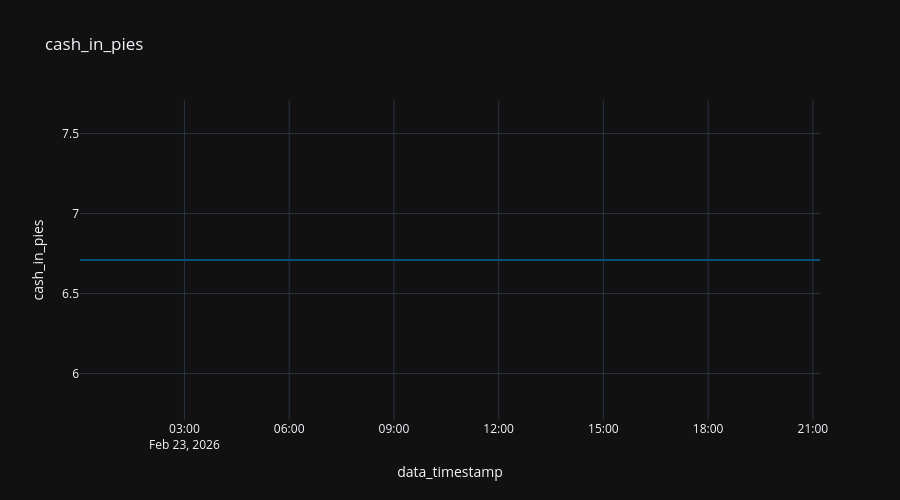

The code cell stored with this chart in its notebook:
### Code cell
fig = px.line (
  df_account,
  "data_timestamp",
  "cash_in_pies",
  title="cash_in_pies"
#   color_discrete_sequence="Tealgrn_r",
)

fig.update_layout (
  height=500,
)
